Frame 1 (no input): blank canvas, image omitted
Frame 60 (no input): blank canvas, image omitted
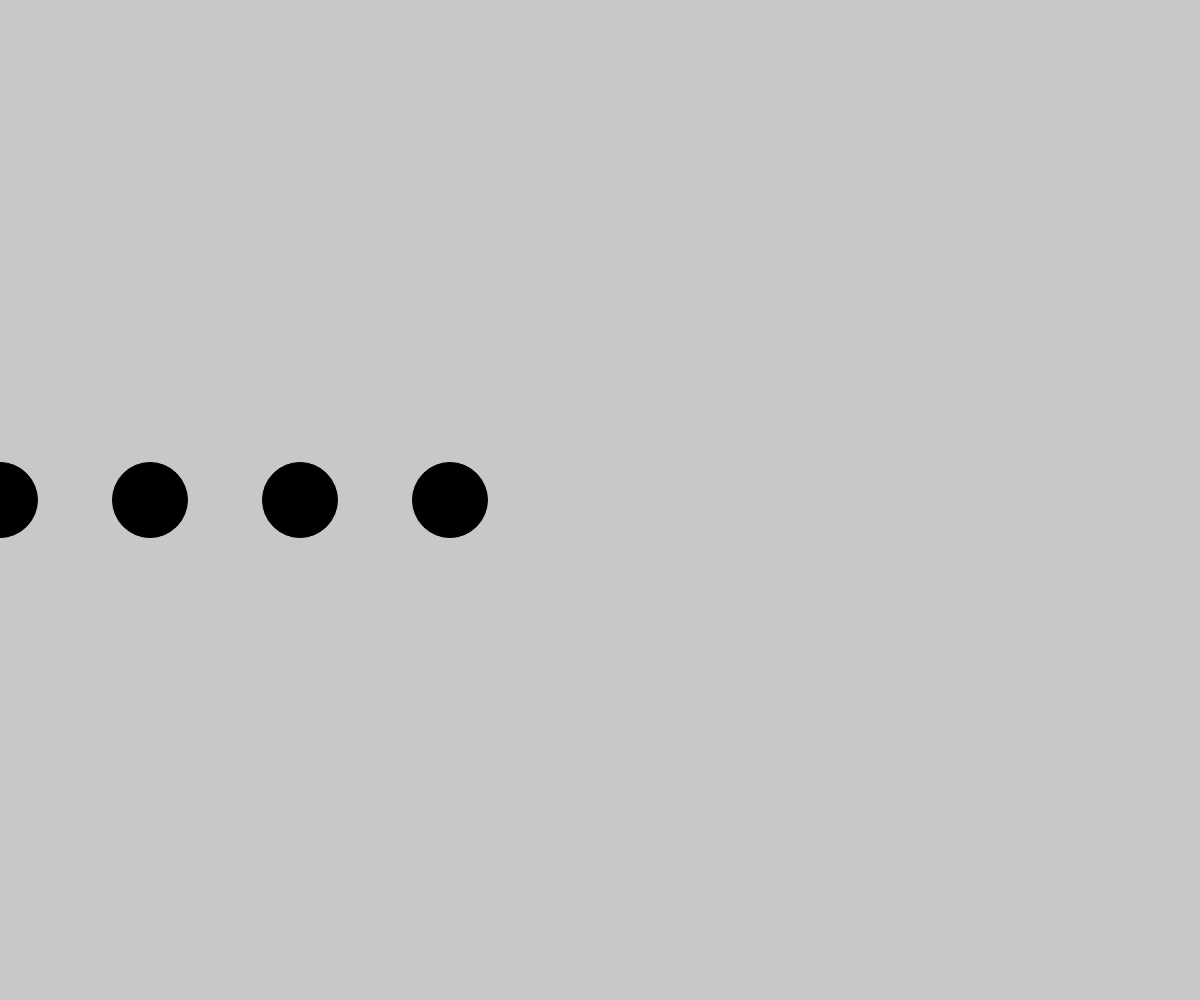
Frame 120 (the mouse pressed at the canvas centre since frame 60)

The p5.js sketch whose frames 1 and 60 were blank and that drew this single picture after the mouse press (run headless with seeded random() and noise() and a simulated clock; from frame 60 on, the mouse is pressed at the canvas centre):

// p5.js sketch
// ── sketch.js
// drawing with loops
// Sami
// Sep 19, 2024



function setup() {
  createCanvas(windowWidth, windowHeight);
}

function draw() {
  myBackground();
  myForeground();
}

function myBackground(){
  background(200);
}

function myForeground(){
  for(let x = 0; x < mouseX; x = x + 150){
    fill(0);
    circle(x, height/2, 75)
  }

  let starCount = 0;
  fill(255);
  while(starCount < 100){

    starCount++;
  }
}
